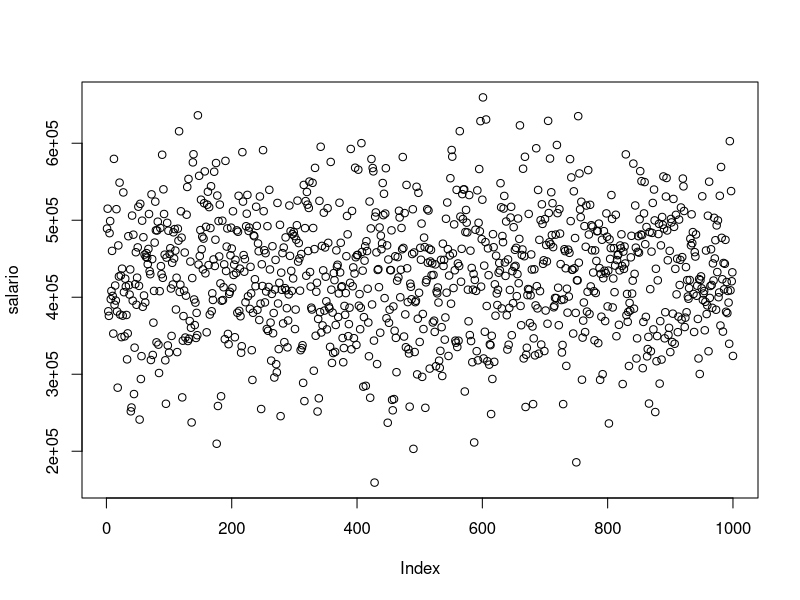
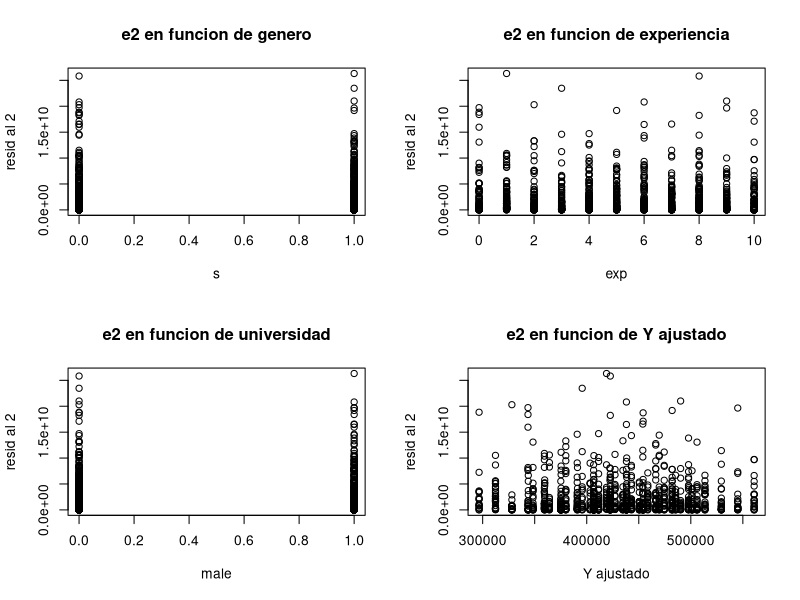
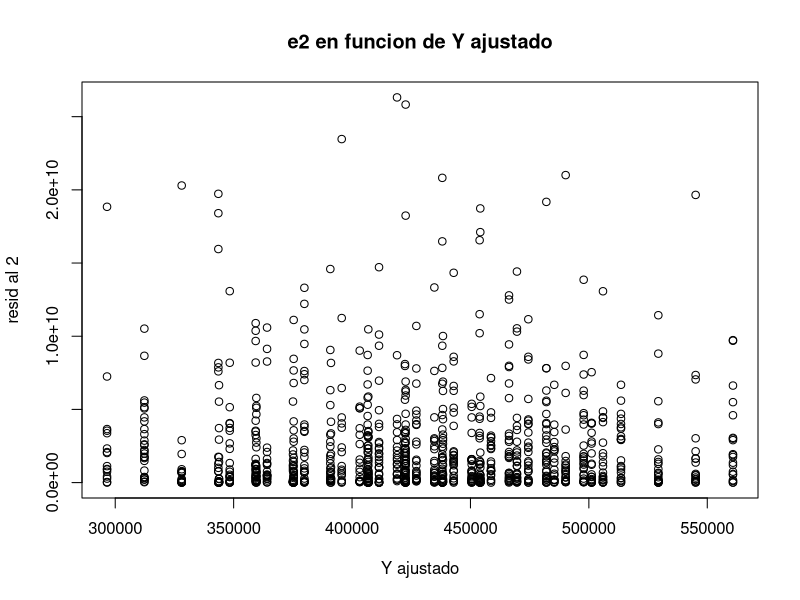
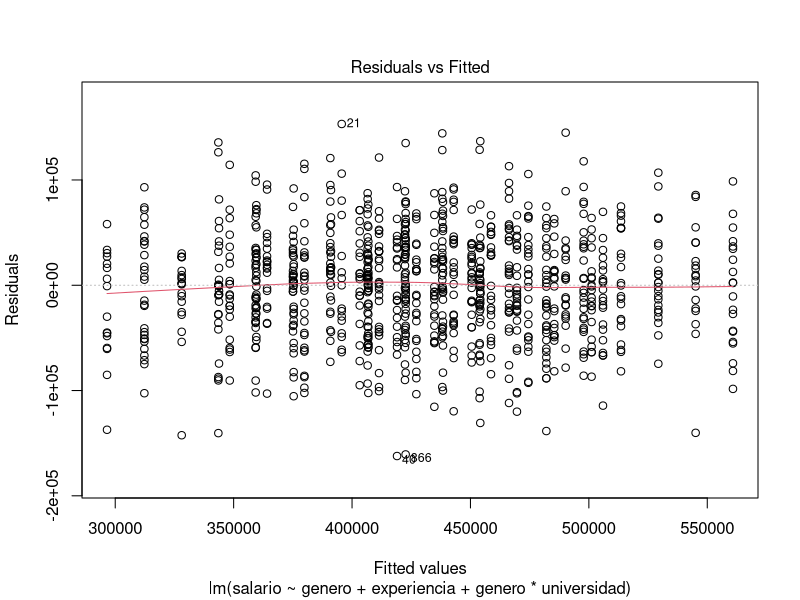
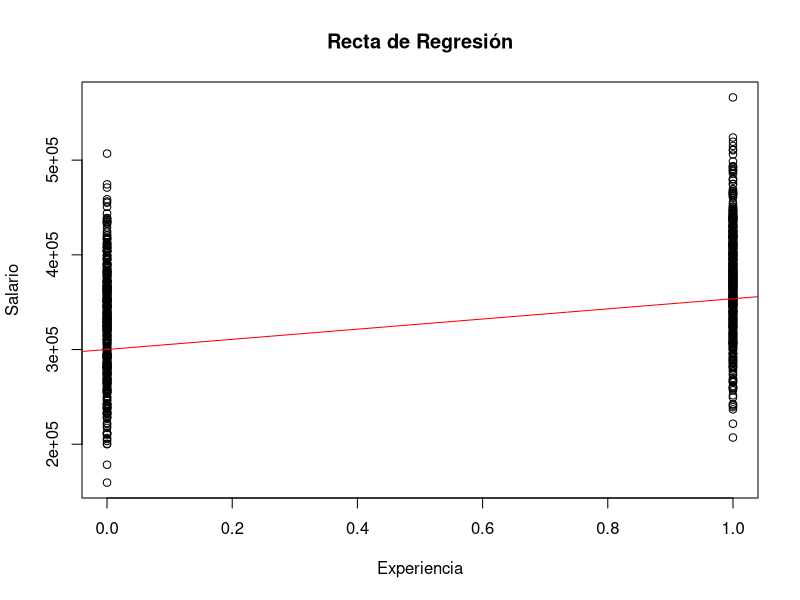
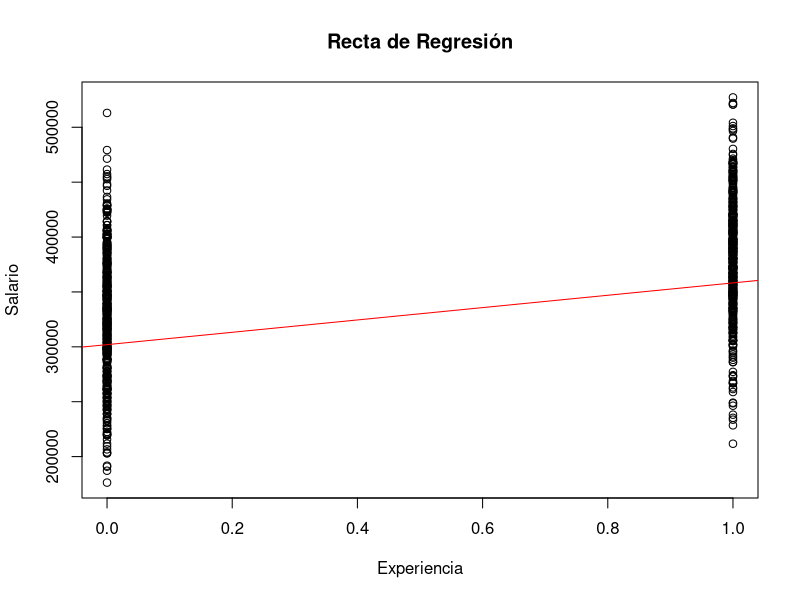
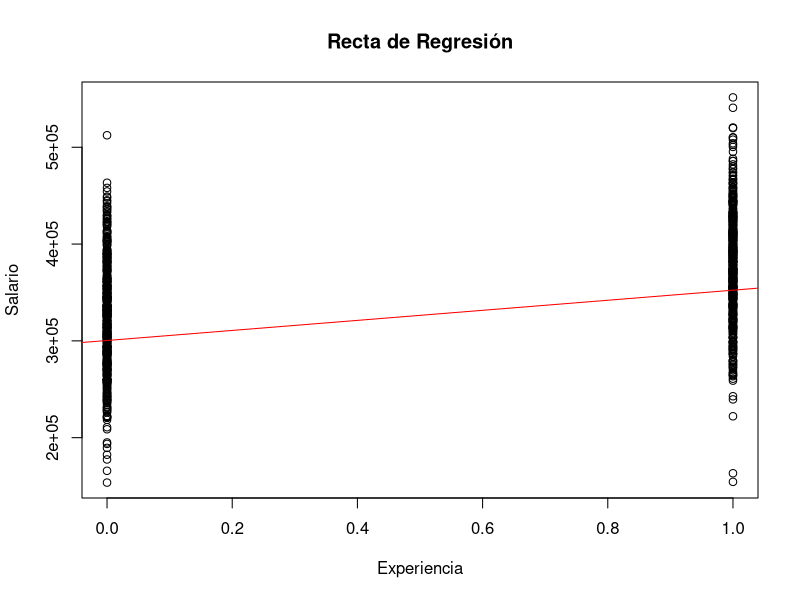
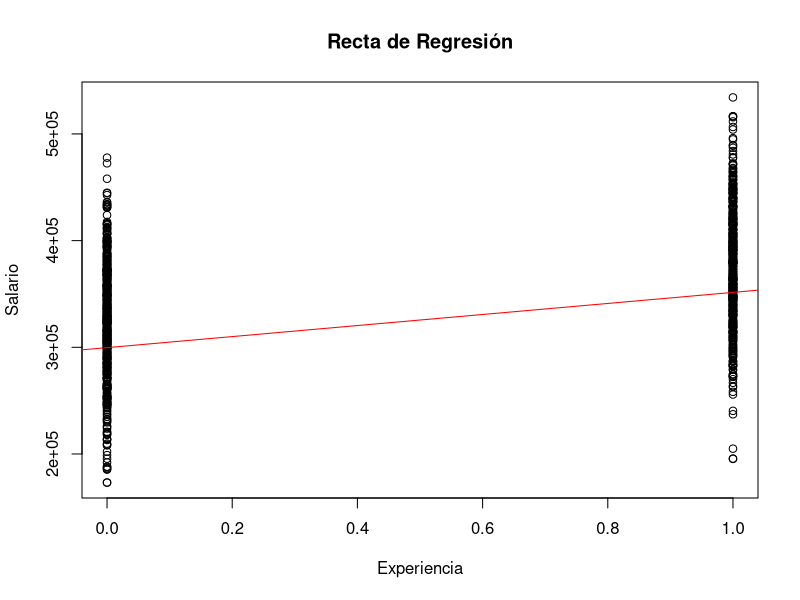

Generate these figures, in order, with R:
## ---- chunk 1
# Generar variables y datos de muestra
# set.seed(123)
set.seed(sample(1:10000, 1))
salario_semanal <-300000 
# experiencia(0 = Falso, 1 = Verdadero)
experiencia <- sample(0:10, 1000, replace = TRUE)
# Género (0 = Femenino, 1 = Masculino)
genero <- sample(c(0, 1), 1000, replace = TRUE)
# Universidad (0 = Pública, 1 =  Privada)
universidad <- sample(c(0, 1), 1000, replace = TRUE)

#valores
μ_gen <- (0.18 * salario_semanal)
μ_exp <- (0.05 * salario_semanal) # 35% en 5 años entonces 35/5 = 5% por año
μ_univ <- (0.17 * salario_semanal)
error_std_dev <- 50000 #tomando la mitad del valor salarial lo divido en 3 partes

# Salario semanal en pesos
salario <- salario_semanal + μ_gen * genero + μ_exp * experiencia + μ_univ * universidad + rnorm(1000, 0, error_std_dev)

dat <- data.frame(salario, genero, experiencia, universidad)
plot(salario)
## ---- chunk 2
# Ajustar el modelo de regresión lineal
# Salario semanal en pesos
#set.seed(123)
modelo <- lm(salario ~ genero + experiencia + genero * universidad)
summary(modelo)

## ---- chunk 3
#graficos exploratorios, que me pueden dar indicios..
par=par(mfrow =c (2,2))#forma de distribuir los graficos, en 2 fila 2 colum
e2=(modelo$residuals)^2
plot(dat$genero,e2 , main = "e2 en funcion de genero",
     xlab = "s", ylab = "resid al 2")
plot(dat$experiencia,e2 , main = "e2 en funcion de experiencia",
     xlab = "exp", ylab = "resid al 2")
plot(dat$universidad,e2 , main = "e2 en funcion de universidad",
     xlab = "male", ylab = "resid al 2")
plot(modelo$fitted.values,e2 , main = "e2 en funcion de Y ajustado",
     xlab = "Y ajustado", ylab = "resid al 2")
par(par) #cierro el grafico


## ---- chunk 4
plot(modelo$fitted.values,e2 , main = "e2 en funcion de Y ajustado",
     xlab = "Y ajustado", ylab = "resid al 2")
## ---- chunk 5
# Gráfico de residuos vs. valores ajustados
plot(modelo, which = 1)
## ---- chunk 6
# Prueba de Goldfeld-Quandt
library(lmtest)
gqtest(modelo)
## ---- chunk 7
# Errores estándar robustos a heterocedasticidad
library(sandwich)
coeftest(modelo, vcov = vcovHC(modelo, type = "HC1"))

## ---- chunk 8
# Función para realizar una regresión y graficar la recta
realizar_regresion_y_graficar <- function(...) {
  # Generar datos de muestra
  set.seed(sample(1:10000, 1))  # Semilla aleatoria
  salario_semanal <-300000 
  # Género (0 = Femenino, 1 = Masculino)
  genero <- sample(c(0, 1), 1000, replace = TRUE)
  # Universidad (0 = Pública, 1 =  Privada)
  universidad <- sample(c(0, 1), 1000, replace = TRUE)
  #valores
  μ_gen <- (0.18 * salario_semanal)
  μ_exp <- (0.05 * salario_semanal) # 35% en 5 años entonces 35/5 = 5% por año
  μ_univ <- (0.17 * salario_semanal)
  error_std_dev <- 50000 #tomando la mitad del valor salarial lo divido en 3 partes

  salario <- salario_semanal + μ_gen * genero + μ_univ * universidad + rnorm(1000, 0, error_std_dev)
  
  
  # Ajustar el modelo de regresión lineal
  modelo <- lm(salario ~ genero + genero * universidad)
  
  # Graficar la recta de regresión
  plot(genero, salario, xlab = "Experiencia", ylab = "Salario", main = "Recta de Regresión")
  abline(modelo, col = "red")
  
  return(modelo)
}

# Realizar la simulación de Monte Carlo

resultados <- lapply(1:10, realizar_regresion_y_graficar)

## ---- chunk 9
# Función para realizar una regresión y guardar la recta de regresión
realizar_regresion_y_guardar_recta <- function(...) {
  # Generar datos de muestra
  set.seed(sample(1:10000, 1))  # Semilla aleatoria
  salario_semanal <-300000 
  # Género (0 = Femenino, 1 = Masculino)
  genero <- sample(c(0, 1), 1000, replace = TRUE)
  # Universidad (0 = Pública, 1 =  Privada)
  universidad <- sample(c(0, 1), 1000, replace = TRUE)
  #valores
  μ_gen <- (0.18 * salario_semanal)
  μ_univ <- (0.17 * salario_semanal)
  error_std_dev <- 50000 #tomando la mitad del valor salarial lo divido en 3 partes

  salario <- salario_semanal + μ_gen * genero + μ_univ * universidad + rnorm(1000, 0, error_std_dev)
    
  # Ajustar el modelo de regresión lineal
  modelo <- lm(salario ~ genero + genero * universidad)

    # Guardar la recta de regresión
  recta <- data.frame(
    genero = 0:1,
    salario = coef(modelo)[1] + coef(modelo)[2] * (0:1) # Ecuación para genero = 0, universidad = 1
  )
  return(recta)
}

# Realizar la simulación de Monte Carlo
resultados <- lapply(1:10, realizar_regresion_y_guardar_recta)

# Graficar todas las rectas de regresión en un solo gráfico
plot(NULL, xlim = c(0, 1), ylim = c(290000, 350000), xlab = "Genero", ylab = "Salario", main = "Rectas de Regresión")
for (i in 1:10) {
  lines(resultados[[i]]$genero, resultados[[i]]$salario, col = i)
}
#legend("topright", legend = paste("Regresión", 1:10), col = 1:10, lty = 1)

## ---- chunk 10
# Función para realizar una regresión y guardar la recta de regresión
realizar_regresion_y_guardar_recta_2 <- function(...) {
  # Generar datos de muestra
  set.seed(sample(1:10000, 1))  # Semilla aleatoria
  salario_semanal <-300000 
  # Género (0 = Femenino, 1 = Masculino)
  genero <- sample(c(0, 1), 1000, replace = TRUE)
  # Universidad (0 = Pública, 1 =  Privada)
  universidad <- sample(c(0, 1), 1000, replace = TRUE)
  #valores
  μ_gen <- (0.18 * salario_semanal)
  μ_univ <- (0.17 * salario_semanal)
  error_std_dev <- 50000 #tomando la mitad del valor salarial lo divido en 3 partes

  salario <- salario_semanal + μ_gen * genero + μ_univ * universidad + rnorm(1000, 0, error_std_dev)
    
  # Ajustar el modelo de regresión lineal
  modelo <- lm(salario ~ genero + genero * universidad)

 # Guardar la recta de regresión
  recta <- data.frame(
    interaccion = c(0, 1), # 0 = mujer y universidad privada, 1 = hombre y universidad pública
    salario = c(coef(modelo)[1], coef(modelo)[1] + coef(modelo)[2] + coef(modelo)[4])
  )
  return(recta)
}

# Realizar la simulación de Monte Carlo
resultados <- lapply(1:10, realizar_regresion_y_guardar_recta_2)

# Graficar todas las rectas de regresión en un solo gráfico
plot(NULL, xlim = c(0, 1), ylim = c(290000, 350000), xlab = "Interacción Género-Universidad", ylab = "Salario", main = "Rectas de Regresión")
for (i in 1:10) {
  lines(resultados[[i]]$interaccion, resultados[[i]]$salario, col = i)
}
#legend("topright", legend = paste("Regresión", 1:10), col = 1:10, lty = 1)
